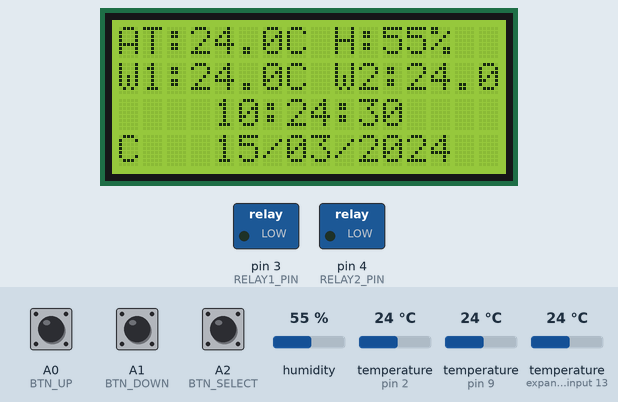
Recording of a sketch running on a simulated Arduino Uno, built with avr-gcc and run on an emulated ATmega328P. Parts: 16×4 character LCD, switched loads named in the sketch (green lamp = pin HIGH). Inputs (shaded band) come from the test bench; at power-on: A2 (BTN_SELECT) HIGH, A0 (BTN_UP) HIGH, A1 (BTN_DOWN) HIGH, humidity 55 %, temperature (sensors on pin 2, pin 9, expander input 13) 24 °C. The local clock reads 2024-03-15 10:24:30 at power-on unless the sketch sets it; storage starts empty; what the sketch prints to the serial monitor is not drawn.

Above: at 1.2 s.
1.3 s: A2 (BTN_SELECT) pulled LOW for 1.75 s
At 5.1 s:
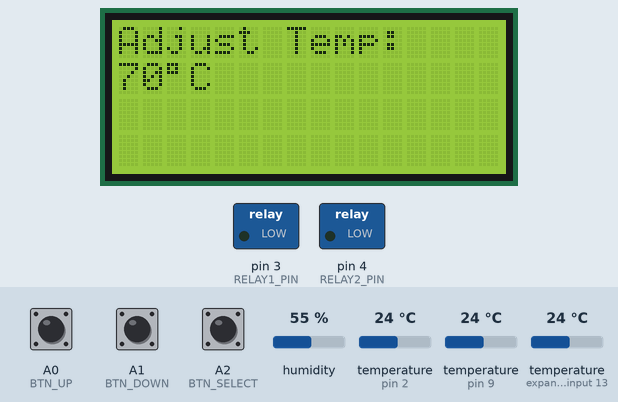
5.4 s: A0 (BTN_UP) pulled LOW for 1.75 s
At 8.1 s:
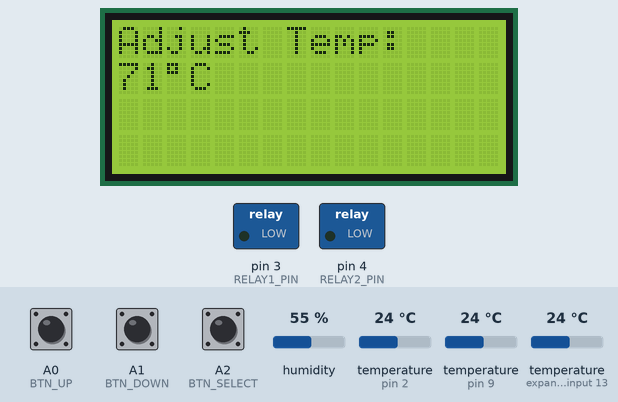
8.6 s: A1 (BTN_DOWN) pulled LOW for 3.2 s
At 12.3 s:
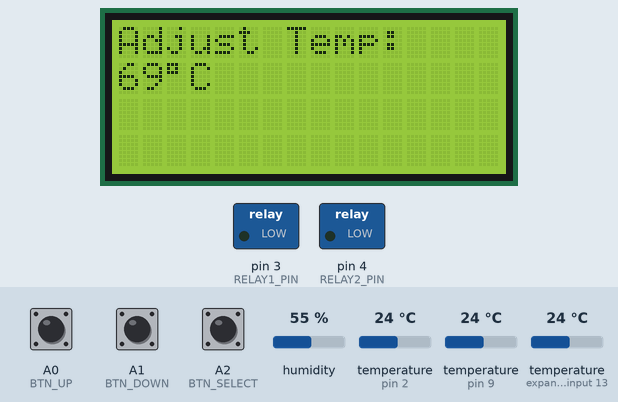
13.3 s: A1 (BTN_DOWN) pulled LOW for 1.75 s
16.5 s: A2 (BTN_SELECT) pulled LOW for 1.75 s
At 19.1 s:
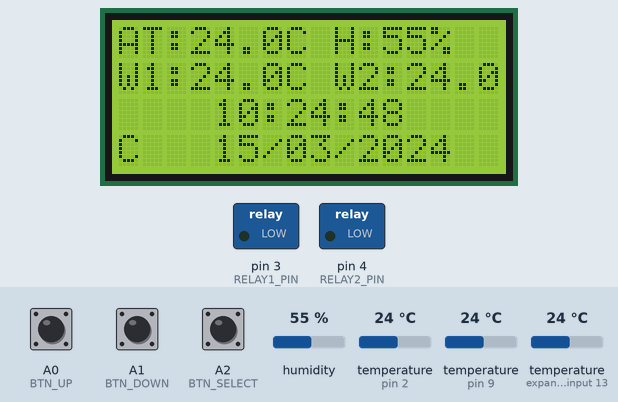
21.7 s: humidity set to 22 %
At 25.3 s:
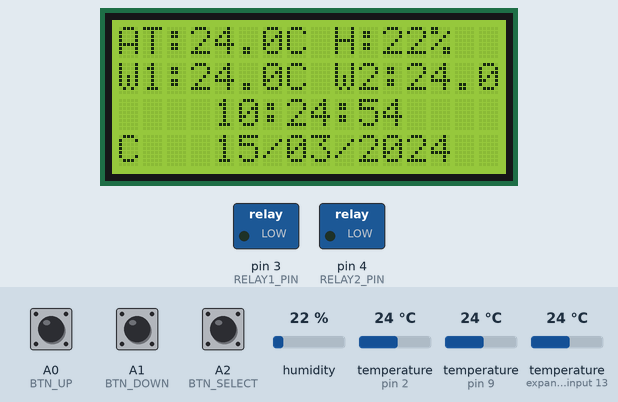
Timing chart, 0 to 26.8 s (numbered marks = the images above; inputs shaded):
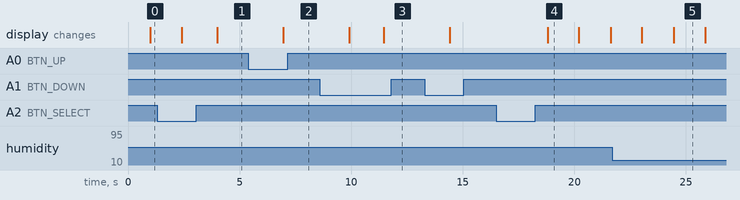

The sketch:

ARDUINO_CODE.ino
```cpp
#include <Wire.h>
#include "DHT.h"
#include <LiquidCrystal_I2C.h>
#include <OneWire.h>
#include <DallasTemperature.h>
#include <SPI.h>
#include <SD.h>
#include <Arduino.h>
#include <ThreeWire.h>
#include <RtcDS1302.h>

// ===== Pin Configuration =====
#define DHTPIN 2
#define DHTTYPE DHT11
#define ONE_WIRE_BUS 9
#define RELAY1_PIN 3
#define RELAY2_PIN 4
#define CS_PIN 10     // SD card chip select
#define DS1302_CLK 5  // SCK
#define DS1302_DAT 6  // I/O
#define DS1302_RST 7  // RST

const int BTN_UP = A0;
const int BTN_DOWN = A1;
const int BTN_SELECT = A2;

// ===== Objects =====
DHT dht(DHTPIN, DHTTYPE);
LiquidCrystal_I2C lcd(0x27, 16, 4);  // Change 0x27 to 0x3F if needed
OneWire oneWire(ONE_WIRE_BUS);
DallasTemperature sensors(&oneWire);
DeviceAddress sensor1, sensor2;  // Two DS18B20 sensors
ThreeWire myWire(DS1302_DAT, DS1302_CLK, DS1302_RST);
RtcDS1302<ThreeWire> Rtc(myWire);

#define TEMPERATURE_PRECISION 9

// ===== Variables =====
float airTemp = 0, humidity = 0;
float waterTemp1 = 0, waterTemp2 = 0;
int setTemperature = 70;
bool adjustMode = false;

unsigned long lastSave = 0;         // for periodic SD logging
unsigned long logInterval = 60000;  // 1 minute

bool lastButtonState = HIGH;

//==================================================================================
// function to print a device address (debug)
void printAddress(DeviceAddress deviceAddress) {
  for (uint8_t i = 0; i < 8; i++) {
    if (deviceAddress[i] < 16) Serial.print("0");
    Serial.print(deviceAddress[i], HEX);
  }
}

//==================================================================================
String getTime() {
  char timeStr[10];
  RtcDateTime now = Rtc.GetDateTime();
  sprintf(timeStr, "%02u:%02u:%02u", now.Hour(), now.Minute(), now.Second());
  // Serial.println(timeStr);
  return String(timeStr);
}

String getDate() {
  char dateStr[12];
  RtcDateTime now = Rtc.GetDateTime();
  sprintf(dateStr, "%02u/%02u/%04u", now.Day(), now.Month(), now.Year());
  // Serial.println(dateStr);
  return String(dateStr);
}

//==================================================================================
// Function to adjust temperature
void adjustTemperature() {
  if (digitalRead(BTN_UP) == LOW) {
    setTemperature++;
    delay(200);  // debounce
  }
  if (digitalRead(BTN_DOWN) == LOW) {
    setTemperature--;
    delay(200);  // debounce
  }

  lcd.clear();
  lcd.setCursor(0, 0);
  lcd.print("Adjust Temp:");
  lcd.setCursor(0, 1);
  lcd.print(setTemperature);
  lcd.print((char)223);
  lcd.print("C");
}

//==================================================================================
// Function to update LCD based on mode
void updateLCD() {
  if (adjustMode) {
    adjustTemperature();
  } else {
    displayData();
  }
}

//==================================================================================
void relayControl() {
  if (waterTemp1 < setTemperature) {
    digitalWrite(RELAY1_PIN, LOW);
    digitalWrite(RELAY2_PIN, LOW);
  } else {
    digitalWrite(RELAY1_PIN, HIGH);
    digitalWrite(RELAY2_PIN, HIGH);
  }
}

void storeData() {
  if (!SD.begin(CS_PIN)) {
    Serial.println("SD card not detected.");
    return;
  }
  File dataFile = SD.open("data.txt", FILE_WRITE);
  if (dataFile) {
    dataFile.print(getDate());
    dataFile.print(", ");
    dataFile.print(getTime());
    dataFile.print(", ");
    dataFile.print(airTemp);
    dataFile.print(", ");
    dataFile.print(humidity);
    dataFile.print(", ");
    dataFile.print(waterTemp1);
    dataFile.print(", ");
    dataFile.println(waterTemp2);
    dataFile.close();
    Serial.println("Data saved to SD card.");
  } else {
    Serial.println("Error opening file on SD card.");
  }
}

// ===== Read All Sensors =====
void readSensors() {
  airTemp = dht.readTemperature();
  humidity = dht.readHumidity();

  if (isnan(airTemp) || isnan(humidity)) {
    Serial.println("Failed to read from DHT sensor!");
    // return;
  }

  sensors.requestTemperatures();
  sensors.getAddress(sensor1, 0);
  sensors.getAddress(sensor2, 1);

  waterTemp1 = sensors.getTempC(sensor1);
  waterTemp2 = sensors.getTempC(sensor2);

  Serial.print("AT:");
  Serial.print(airTemp);
  Serial.print("C ");
  Serial.print("H:");
  Serial.print(humidity);
  Serial.print("% ");
  Serial.print("W1:");
  Serial.print(waterTemp1);
  Serial.print("C ");
  Serial.print("W2:");
  Serial.print(waterTemp2);
  Serial.println("C");
}

// ===== LCD Display =====
void displayData() {
  lcd.clear();
  lcd.setCursor(0, 0);
  lcd.print("AT:");
  lcd.print(airTemp, 1);
  lcd.print("C H:");
  lcd.print(humidity, 0);
  lcd.print("%");

  lcd.setCursor(0, 1);
  lcd.print("W1:");
  lcd.print(waterTemp1, 1);
  lcd.print("C W2:");
  lcd.print(waterTemp2, 1);
  lcd.print("C");

  lcd.setCursor(0, 2);
  lcd.print(getTime());

  lcd.setCursor(0, 3);
  lcd.print(getDate());
}

//==================================================================================
void setup() {
  Serial.begin(9600);
  lcd.init();
  lcd.backlight();
  dht.begin();
  sensors.begin();
  Rtc.Begin();

  pinMode(RELAY1_PIN, OUTPUT);
  pinMode(RELAY2_PIN, OUTPUT);
  pinMode(BTN_UP, INPUT_PULLUP);
  pinMode(BTN_DOWN, INPUT_PULLUP);
  pinMode(BTN_SELECT, INPUT_PULLUP);

  int numberOfDevices = sensors.getDeviceCount();
  Serial.print("Found ");
  Serial.print(numberOfDevices, DEC);
  Serial.println(" DS18B20 devices.");
}

//==================================================================================
void loop() {
  String date = getDate();
  String time = getTime();
  Serial.println(date);
  Serial.println(time);
  getTime();
  readSensors();
  relayControl();
  updateLCD();
  storeData();
  // Save to SD every logInterval
  if (millis() - lastSave > logInterval) {
    storeData();
    lastSave = millis();
  }

  // Check for mode toggle (SELECT button)
  bool buttonState = digitalRead(BTN_SELECT);
  if (lastButtonState == HIGH && buttonState == LOW) {
    adjustMode = !adjustMode;  // toggle between adjust & display
    delay(200);
  }
  lastButtonState = buttonState;

  delay(500);
}
```

Measured:
- after the input at 5.4 s, the display: changes after 1.6 s (image 2)
- after the input at 8.6 s, the display: first changes after 1.3 s (image 3 shows a later state)
- after the input at 16.5 s, the display: changes after 2.3 s (image 4)
- what the display in image 4 shows lasts 1.4 s, from 18.8 s to 20.2 s
